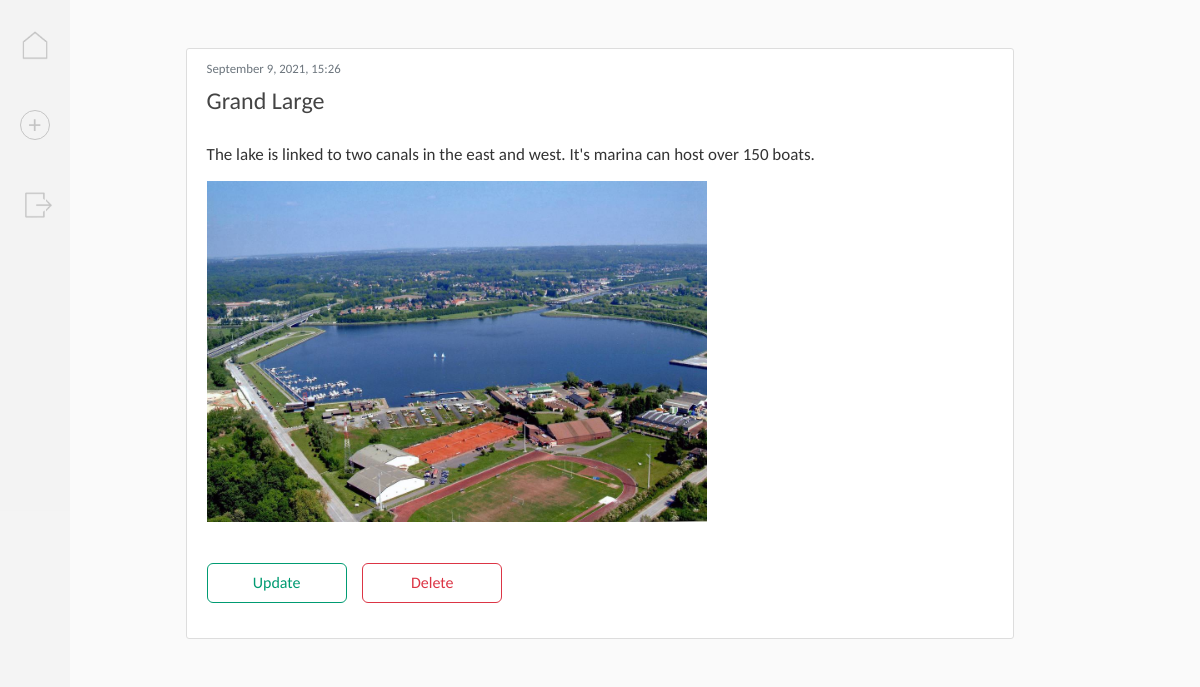
Screenshot of /post/3/ (signed in) with the database file from the repository.
### blog/models.py (models this page shows, shortened)
class Post(models.Model):
    title = models.CharField(max_length=100)
    content = models.TextField()
    date_posted = models.DateTimeField(default=timezone.now)
    author = models.ForeignKey(User, on_delete=models.CASCADE)
    image = models.ImageField(
        default='', upload_to='images', blank=True, null=True)
    audio = models.FileField(
        default='', upload_to='audio', blank=True, null=True)

### blog/views.py (the view)
# urls.py: path('post/<int:pk>/', PostDetailView.as_view(), name='post-detail'),
class PostDetailView(LoginRequiredMixin, DetailView):
    model = Post

### blog/templates/blog/post_detail.html (shortened to what this page needs)
{% extends "blog/base.html" %}
{% block content %}
<div class="col-12" style="padding:0px;">
  <article class="content-section">
    <div>
      <div class="article-datetime">
        <p>{{ object.date_posted|date:"F j, Y, H:i" }}</p>
      </div>
      <p class="article-title">{% if object.title %}{{object.title}}{% else %}{{ object.date_posted|date:"F j, Y, H:i"
        }}{% endif %}</p>
      <p class="article-content">{{ object.content }}</p>
      {% if object.image %}<img src="{{ object.image.url}}" class="article-photo">{% endif %}
      <div class="article-buttons">
        <a class="button secondary_button short_button" href="{% url 'post-update' object.id %}">Update</a>
        <a class="button alert_button short_button" href="{% url 'post-delete' object.id %}">Delete</a>
      </div>
    </div>
  </article>
</div>
{% endblock content %}

### blog/static/blog/css/main.css (style rules this page uses)
body { background:#fafafa; color:#333333; margin-top:3rem; font-family:Calibri, Carlito, sans-serif; line-height:1.5; }
p { margin-top:0; margin-bottom:1rem; }
a, a:hover { text-decoration:none; }
article { border:0px; padding:0px; background:transparent; margin-bottom:20px; display:flex; }
article > div { flex:1; }
.article-datetime { padding-bottom:1px; margin-bottom:4px; }
.article-datetime p { font-size:80%; font-weight:400; color:#6c757d !important; margin-bottom:0px; }
.article-title { color:#444444; font-size:24px; font-weight:300; margin-top:0px; }
.article-content { margin-top:25px; font-size:17px; line-height:1.2; white-space:pre-line; margin-bottom:1rem; }
.article-photo { max-width:500px; max-height:500px; }
.article-buttons { margin-top:35px; margin-bottom:25px; }
.content-section { background: #ffffff; padding: 10px 20px; border: 1px solid #dddddd; border-radius: 3px; margin-bottom: 20px; }
.button { display:inline-block; width:170px; height:40px; margin-right:12px; border-radius:6px; font-weight:400; text-align:center; white-space:nowrap; font-size:1rem; line-height:1.5; cursor:pointer; padding:0.375rem 0.75rem; text-transform:none; overflow:visible; -webkit-transition: all 0.3s; -moz-transition: all 0.3s; transition: all 0.3s; }
.short_button { width:140px !important; }
.secondary_button { color:#009b72; border:1px solid #009b72; background-color:transparent; }
.alert_button { color:#dc3545; border:1px solid #dc3545; background-color:transparent; }

### rows the page displays
Post: date_posted "September 9, 2021, 15:26", title "Grand Large", content "The lake is linked to two canals in the east and west. It's marina can host over 150 boats.", image (picture)
